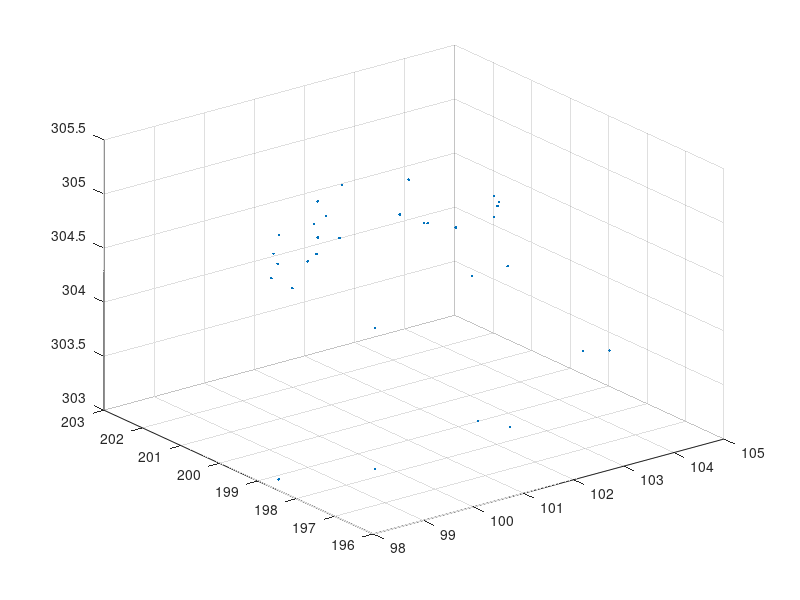

Source code (MATLAB): (Note: this script raises an error after producing the figure.)
clear
pos=[100;200;300];
radius=4;
parameters=[pos; radius];


d_pos=normrnd(pos,1);
d_radius=normrnd(radius,0.001);
d_parameters=[d_pos; d_radius];
% collect data

phi=0;
numMeas=15;
theta=pi/2;

point(:,1)=d_pos + d_radius*[cos(0)*sin(0);sin(0)*sin(0);cos(0)];
k=2;
for i=1:numMeas
    theta=normrnd(pi/4, 0.2);
    point(:,k)=d_pos + d_radius*[cos(phi)*sin(theta);sin(phi)*sin(theta);cos(theta)];
    phi=normrnd(phi+2*pi/numMeas,0.2);
    k=k+1;
    theta=normrnd(pi/6,0.1);
    point(:,k)=d_pos + d_radius*[cos(phi)*sin(theta);sin(phi)*sin(theta);cos(theta)];
    k=k+1;
    phi=normrnd(phi+2*pi/numMeas,0.2);
end
% add noise
d_point=normrnd(point,0.008);
scatter3(d_point(1,:),d_point(2,:),d_point(3,:),'.');
hold on
scatter3(point(1,:),point(2,:),point(3,:),'.','r');
hold off
diff_point=point-d_point
daspect([1 1 1])  
x_0=d_parameters(1);
y_0=d_parameters(2);
z_0=d_parameters(3);
radius=d_parameters(4);
x=d_point(1,:);
y=d_point(2,:);
z=d_point(3,:);
error=(x-x_0).^2+(y-y_0).^2+(z-z_0).^2-radius^2;
error=sqrt(abs(error));


errorFunction=@(x)errorSphere(x,d_point);
options=optimset('MaxFunEvals',1000,'MaxIter',1e6,'TolFun',1e-12,'TolX',1e-300);
mini=[(pos -10); (radius -.001)];
maxi=[(pos +10); (radius +.001)];
[result,resnorm,residual,exitflag,output,lambda,jacobian]= lsqnonlin(errorFunction,parameters,mini,maxi,options);
jacobian=full(jacobian);
cov=pinv(jacobian'*jacobian)
diff=result-d_parameters
errorPose=norm(diff(1:3))